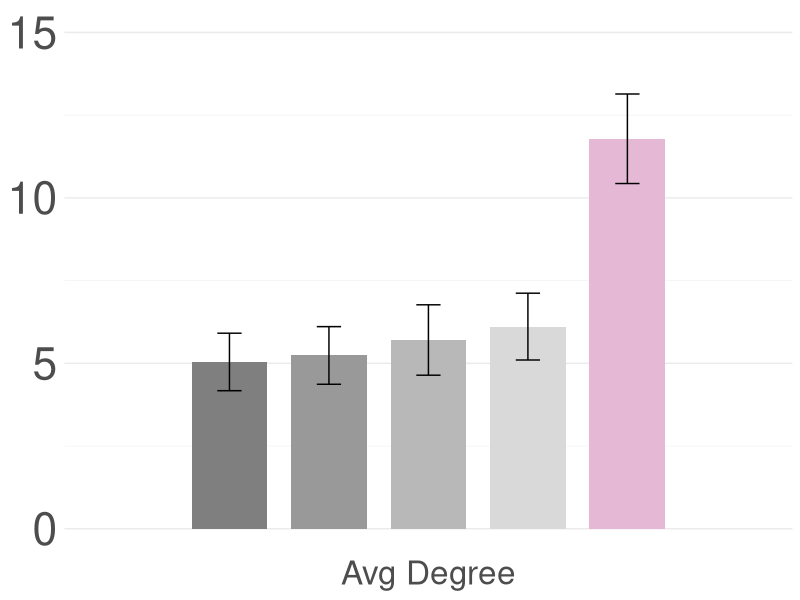
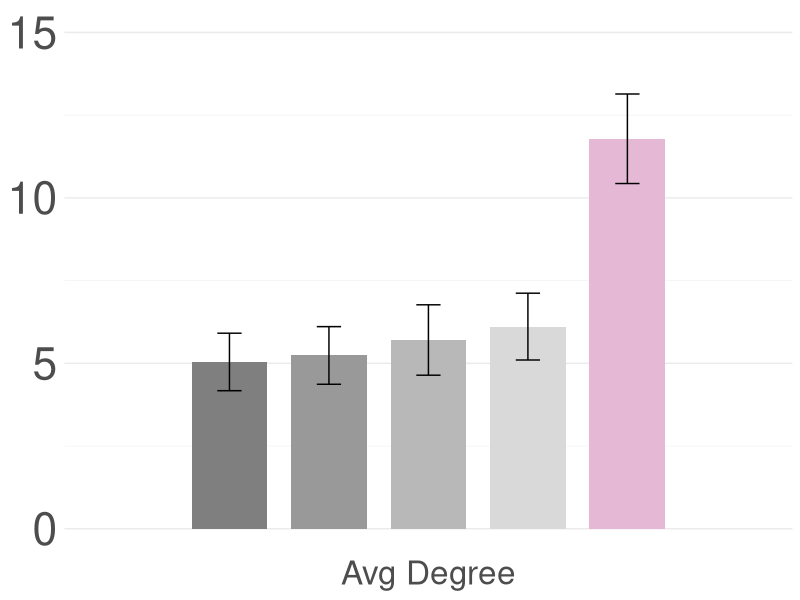

The R source for these figures, in order:
## ---- chunk 1
knitr::opts_chunk$set(echo = TRUE)
## ---- chunk 2
library(dplyr)
library(tidyr)
library(ggplot2)

# read infant and null full graph stats
# Observed infant data
df_infant <- read.csv("../Fig2/data/PanelC/RGB_graphs/graphs_infant_RGB_10pct.csv", na.strings = c("", "NA"))
# Space-only null; (analogous to K=1)
df_S_null <- read.csv("../Fig2/data/PanelC/RGB_graphs/chunkedK1_label_shuffling_graphs_null_RGB_10pct.csv", na.strings = c("", "NA"))
# Space-Time null; K=3
df_ST_null_K3 <- read.csv("../Fig2/data/PanelC/RGB_graphs/chunkedK3_label_shuffling_graphs_null_RGB_10pct.csv", na.strings = c("", "NA"))
# Space-Time null; K=6
df_ST_null_K6 <- read.csv("../Fig2/data/PanelC/RGB_graphs/chunkedK6_label_shuffling_graphs_null_RGB_10pct.csv", na.strings = c("", "NA"))
# Space-Time null; K=9
df_ST_null_K9 <- read.csv("../Fig2/data/PanelC/RGB_graphs/chunkedK9_label_shuffling_graphs_null_RGB_10pct.csv", na.strings = c("", "NA"))

cols_to_remove <- c("proportion_connected_nodes")

df_infant <- df_infant %>% dplyr::select(-all_of(cols_to_remove))
df_S_null <- df_S_null %>% dplyr::select(-all_of(cols_to_remove))
df_ST_null_K3 <- df_ST_null_K3 %>% dplyr::select(-all_of(cols_to_remove))
df_ST_null_K6 <- df_ST_null_K6 %>% dplyr::select(-all_of(cols_to_remove))
df_ST_null_K9 <- df_ST_null_K9 %>% dplyr::select(-all_of(cols_to_remove))
## ---- chunk 3
sort_and_filter_complete <- function(...) {
  dfs <- list(...)
  dfs <- lapply(dfs, function(df) df[order(df$subj, df$category), , drop = FALSE])
  keys <- lapply(dfs, function(df) paste(df$subj, df$category, sep = "\r"))
  stopifnot(all(vapply(dfs[-1], function(df) {
    identical(keys[[1]], paste(df$subj, df$category, sep = "\r"))
  }, logical(1))))
  keep <- Reduce(`&`, lapply(dfs, complete.cases))
  lapply(dfs, function(df) df[keep, , drop = FALSE])
}

dfs_all <- sort_and_filter_complete(df_infant, df_S_null, df_ST_null_K3, df_ST_null_K6, df_ST_null_K9)
df_infant <- dfs_all[[1]]
df_S_null <- dfs_all[[2]]
df_ST_null_K3 <- dfs_all[[3]]
df_ST_null_K6 <- dfs_all[[4]]
df_ST_null_K9 <- dfs_all[[5]]

df_infant$dataset <- "Infant"
df_S_null$dataset <- "K1"
df_ST_null_K3$dataset <- "K3"
df_ST_null_K6$dataset <- "K6"
df_ST_null_K9$dataset <- "K9"

df_all <- rbind(df_infant, df_S_null, df_ST_null_K3, df_ST_null_K6, df_ST_null_K9)
df_all$dataset <- factor(df_all$dataset, levels = c("K1", "K3", "K6", "K9", "Infant"))
## ---- chunk 4
features_to_plot <- c("avg_degree") # options: "avg_degree" or "overall_avg_connectivity"
OUT_NAME <- ifelse("avg_degree" %in% features_to_plot, "degree", "connectivity")

name_map <- c(
  "avg_degree" = "Avg Degree",
  "overall_avg_connectivity" = "Connectivity"
)

# do infant and null full graphs
# gather features into long form
df_long_all <- df_all %>%
  pivot_longer(
    cols = -c(subj, category, dataset), # keep subj, category, dataset, melt the rest
    names_to = "feature",
    values_to = "value"
  ) %>%
  filter(feature %in% features_to_plot)

# sum/mean across subjects per dataset × category × feature
df_sum_all <- df_long_all %>%
  group_by(category, dataset, feature) %>%
  summarise(total_value = mean(value, na.rm = TRUE), .groups = "drop")

# normalize within each feature × category
df_norm_all <- df_sum_all %>%
  group_by(category, feature) %>%
  # mutate(norm_value = total_value / max(total_value)) %>%
  mutate(norm_value = total_value) %>%
  ungroup() %>%
  mutate(feature = dplyr::recode(feature, 
  "avg_degree" = "Avg Degree",
  "overall_avg_connectivity" = "Connectivity"
))

df_sd_all <- df_long_all %>%
  group_by(subj, category, feature) %>%
  # mutate(norm_value = value / max(value)) %>%
  mutate(norm_value = value) %>%
  ungroup() %>%
  group_by(dataset, feature) %>%
  summarize(sd_ = sd(norm_value), se_ = sd(norm_value) / sqrt(length(norm_value))) %>%
  mutate(feature = dplyr::recode(feature, 
  "avg_degree" = "Avg Degree",
  "overall_avg_connectivity" = "Connectivity"
))

df_avg_norm_all <- df_norm_all %>%
  group_by(dataset, feature) %>%
  summarise(mean_norm_value = mean(norm_value, na.rm = TRUE), sd_norm_value = sd(norm_value, na.rm = TRUE), .groups = "drop")

df_combined_all <- merge(df_avg_norm_all, df_sd_all, by = c("dataset", "feature"))

######################################
## ---- chunk 5
df_combined_all$dataset <- factor(df_combined_all$dataset, levels = c("K1", "K3", "K6", "K9", "Infant"))
## ---- chunk 6
library(RColorBrewer)
p <- ggplot(df_combined_all, aes(x = feature, y = mean_norm_value, fill = dataset)) +
  geom_bar(stat = "identity", position = position_dodge(width = 0.82), width = 0.625, alpha = 1.) +
  geom_errorbar(
    aes(ymin = mean_norm_value - se_, # sd_norm_value SD across cats or sd_ if corpus level
        ymax = mean_norm_value + se_),
    width = 0.2,                           # horizontal width of error bars
    position = position_dodge(width = 0.82) # matches bar dodging
  ) +
  theme_minimal() +
  labs(y = NULL, x = NULL, fill = "Distribution") +
  scale_fill_manual(values = c(
    "Infant" = "#e5b9d6",
    "K1" = "grey50",
    "K3" = "grey60",
    "K6" = "grey72",
    "K9" = "grey85"
      ) 
    ) +
  theme(
    legend.position = "none",
    axis.title.x = element_text(size = 28),
    axis.title.y = element_text(size = 28),
    axis.text.x  = element_text(size = 24),
    axis.text.y  = element_text(size = 32),
    legend.title = element_text(size = 16),
    legend.text  = element_text(size = 14),
    strip.text   = element_text(size = 16),
    panel.grid.major.x = element_blank(),
    panel.grid.minor.x = element_blank(),
    panel.grid.major.y = element_line(color = "grey92"),
    panel.grid.minor.y = element_line(color = "grey95")
) + 
  # scale_y_continuous(limits = c(0, 1.05),breaks = seq(0, 1.0, 0.25) )
  scale_y_continuous(limits = c(0, 15.), breaks = seq(0, 25, 5) ) # if using absolute values
ggsave(paste0(OUT_NAME, "_FigS4_abs_final.svg"), plot = p, width = 9, height = 8, dpi=300, device = "svg")

print(p)
## ---- chunk 7
